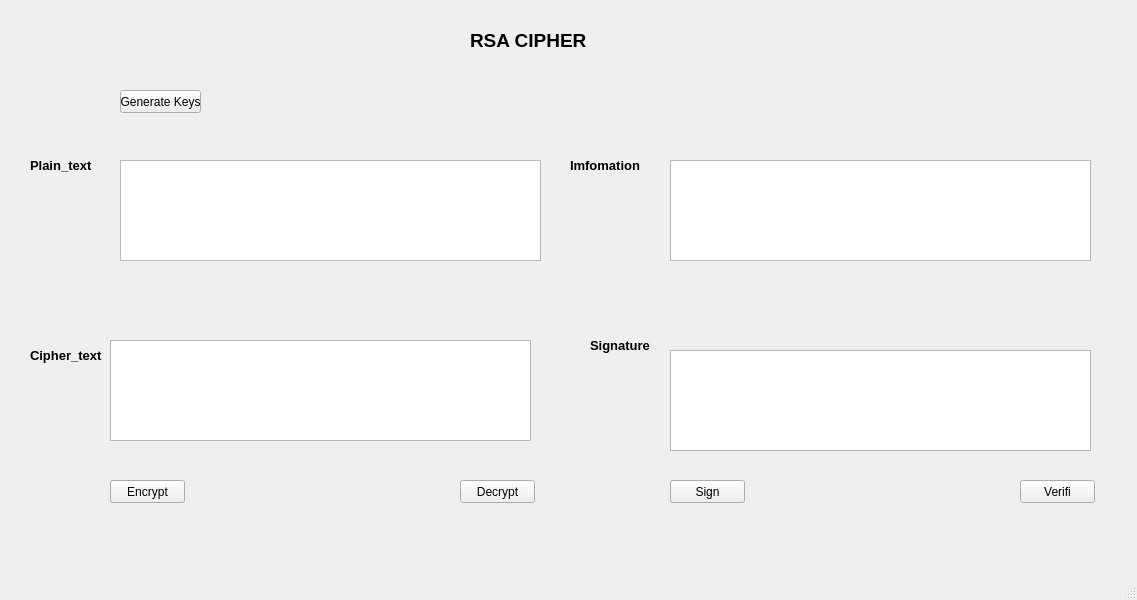
<?xml version="1.0" encoding="UTF-8"?>
<ui version="4.0">
 <class>MainWindow</class>
 <widget class="QMainWindow" name="MainWindow">
  <property name="geometry">
   <rect>
    <x>0</x>
    <y>0</y>
    <width>1137</width>
    <height>600</height>
   </rect>
  </property>
  <property name="windowTitle">
   <string>MainWindow</string>
  </property>
  <widget class="QWidget" name="centralwidget">
   <widget class="QPushButton" name="btn_gen_keys">
    <property name="geometry">
     <rect>
      <x>120</x>
      <y>90</y>
      <width>81</width>
      <height>23</height>
     </rect>
    </property>
    <property name="text">
     <string>Generate Keys</string>
    </property>
   </widget>
   <widget class="QPlainTextEdit" name="txt_info">
    <property name="geometry">
     <rect>
      <x>670</x>
      <y>160</y>
      <width>421</width>
      <height>101</height>
     </rect>
    </property>
   </widget>
   <widget class="QPlainTextEdit" name="txt_sign">
    <property name="geometry">
     <rect>
      <x>670</x>
      <y>350</y>
      <width>421</width>
      <height>101</height>
     </rect>
    </property>
   </widget>
   <widget class="QPushButton" name="btn_verifi">
    <property name="geometry">
     <rect>
      <x>1020</x>
      <y>480</y>
      <width>75</width>
      <height>23</height>
     </rect>
    </property>
    <property name="text">
     <string>Verifi</string>
    </property>
   </widget>
   <widget class="QLabel" name="label_3">
    <property name="geometry">
     <rect>
      <x>30</x>
      <y>150</y>
      <width>81</width>
      <height>31</height>
     </rect>
    </property>
    <property name="font">
     <font>
      <pointsize>10</pointsize>
      <weight>75</weight>
      <bold>true</bold>
     </font>
    </property>
    <property name="text">
     <string>Plain_text</string>
    </property>
   </widget>
   <widget class="QPushButton" name="btn_encrypt">
    <property name="geometry">
     <rect>
      <x>110</x>
      <y>480</y>
      <width>75</width>
      <height>23</height>
     </rect>
    </property>
    <property name="text">
     <string>Encrypt</string>
    </property>
   </widget>
   <widget class="QLabel" name="label">
    <property name="geometry">
     <rect>
      <x>470</x>
      <y>30</y>
      <width>141</width>
      <height>21</height>
     </rect>
    </property>
    <property name="font">
     <font>
      <pointsize>14</pointsize>
      <weight>75</weight>
      <bold>true</bold>
     </font>
    </property>
    <property name="text">
     <string>RSA CIPHER</string>
    </property>
   </widget>
   <widget class="QLabel" name="label_2">
    <property name="geometry">
     <rect>
      <x>30</x>
      <y>340</y>
      <width>91</width>
      <height>31</height>
     </rect>
    </property>
    <property name="font">
     <font>
      <pointsize>10</pointsize>
      <weight>75</weight>
      <bold>true</bold>
     </font>
    </property>
    <property name="text">
     <string>Cipher_text</string>
    </property>
   </widget>
   <widget class="QPlainTextEdit" name="txt_cipher_text">
    <property name="geometry">
     <rect>
      <x>110</x>
      <y>340</y>
      <width>421</width>
      <height>101</height>
     </rect>
    </property>
   </widget>
   <widget class="QLabel" name="label_5">
    <property name="geometry">
     <rect>
      <x>570</x>
      <y>150</y>
      <width>81</width>
      <height>31</height>
     </rect>
    </property>
    <property name="font">
     <font>
      <pointsize>10</pointsize>
      <weight>75</weight>
      <bold>true</bold>
     </font>
    </property>
    <property name="text">
     <string>Imfomation</string>
    </property>
   </widget>
   <widget class="QPushButton" name="btn_sign">
    <property name="geometry">
     <rect>
      <x>670</x>
      <y>480</y>
      <width>75</width>
      <height>23</height>
     </rect>
    </property>
    <property name="text">
     <string>Sign</string>
    </property>
   </widget>
   <widget class="QLabel" name="label_4">
    <property name="geometry">
     <rect>
      <x>590</x>
      <y>330</y>
      <width>81</width>
      <height>31</height>
     </rect>
    </property>
    <property name="font">
     <font>
      <pointsize>10</pointsize>
      <weight>75</weight>
      <bold>true</bold>
     </font>
    </property>
    <property name="text">
     <string>Signature</string>
    </property>
   </widget>
   <widget class="QPlainTextEdit" name="txt_plain_text">
    <property name="geometry">
     <rect>
      <x>120</x>
      <y>160</y>
      <width>421</width>
      <height>101</height>
     </rect>
    </property>
   </widget>
   <widget class="QPushButton" name="btn_decrypt">
    <property name="geometry">
     <rect>
      <x>460</x>
      <y>480</y>
      <width>75</width>
      <height>23</height>
     </rect>
    </property>
    <property name="text">
     <string>Decrypt</string>
    </property>
   </widget>
  </widget>
  <widget class="QMenuBar" name="menubar">
   <property name="geometry">
    <rect>
     <x>0</x>
     <y>0</y>
     <width>1137</width>
     <height>21</height>
    </rect>
   </property>
  </widget>
  <widget class="QStatusBar" name="statusbar"/>
 </widget>
 <resources/>
 <connections/>
</ui>
